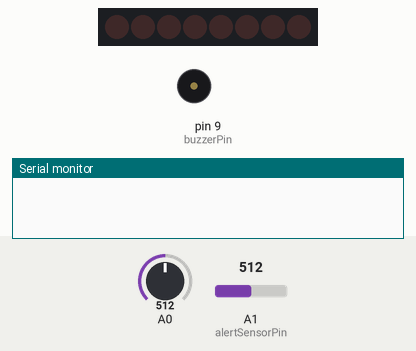
Recording of a sketch running on a simulated Arduino Uno, built with avr-gcc and run on an emulated ATmega328P. On the bench: 8 shift-register outputs drawn as a row of LEDs (first output left, lit = HIGH), buzzer (waves = sounding), the last lines printed to the serial monitor. Wiring (inferred from the names in the program): shift register (74HC595): data pin 2; shift clock pin 3; latch pin 4. Wiring (inferred from the signals the program sends): row of LEDs: on Q0, Q1, Q2, Q3, Q4, Q5, Q6, Q7. Inputs (shaded band) come from the test bench; at power-on: A0 = 512, A1 (alertSensorPin) = 512.

Above: at 1.3 s.
1.4 s: A0 set to 716
At 10.4 s:
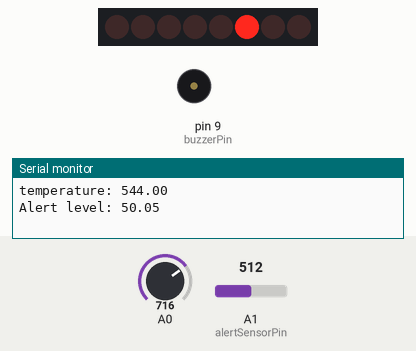
11.6 s: A0 set to 900
At 20.6 s:
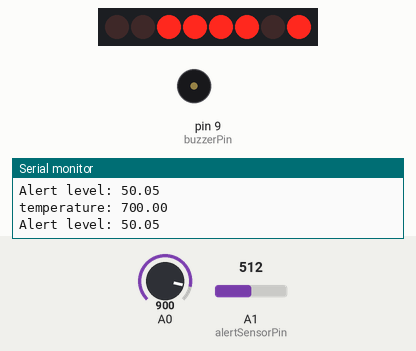
21.6 s: A0 set to 1023
At 30.8 s:
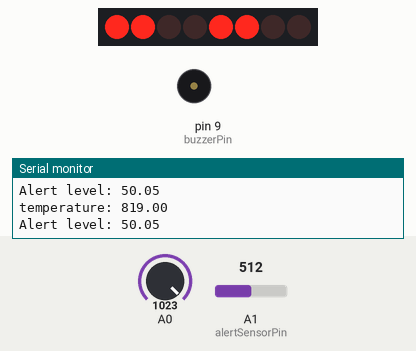
31.6 s: A0 set to 511
At 41.0 s:
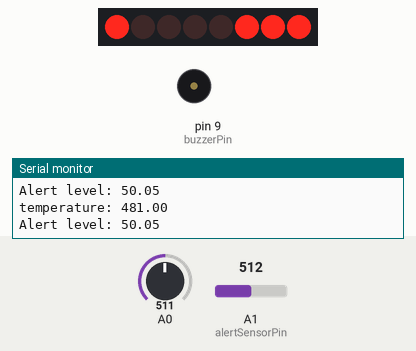
41.6 s: A0 set to 306
At 51.1 s:
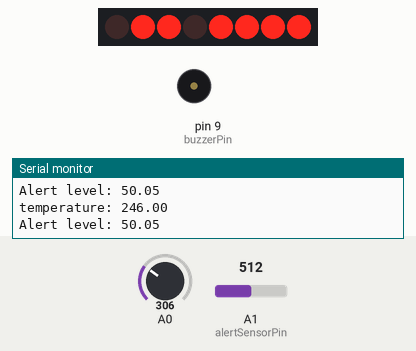
51.6 s: A0 set to 122
At 61.3 s:
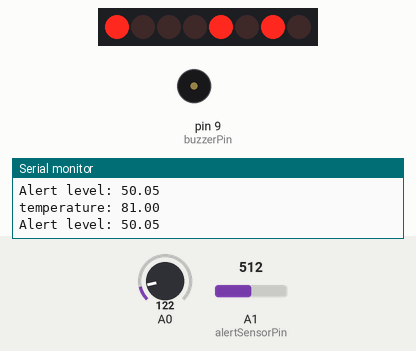
Timing chart, 0 to 71.5 s (numbered marks = the images above; inputs shaded):
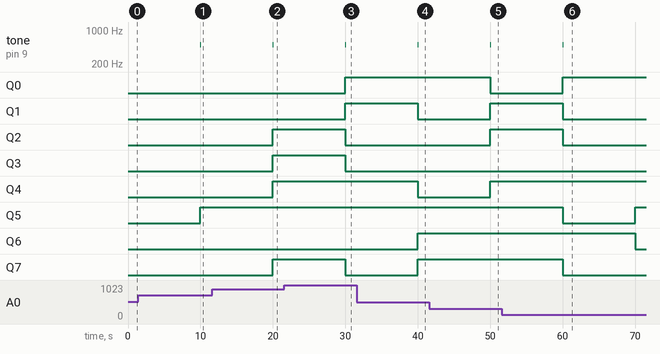

The sketch:

temperature_display.ino
```cpp
// Binary Temperature Display

const int temperaturePin = 0;
const int alertSensorPin = 1;

const int datapin = 2;
const int clockpin = 3;
const int latchpin = 4;

const int buzzerPin = 9;

const int measureDuration = 10000;
const int measureReadings = 20;

void setup() {
  pinMode(datapin, OUTPUT);
  pinMode(clockpin, OUTPUT);
  pinMode(latchpin, OUTPUT);

  Serial.begin(9600);
}

void loop() {
  int temperature = normalizedTemperature(measureDuration, measureReadings);
  displayTemperature(temperature);
  alertTemperature(temperature);
}

float normalizedTemperature(int period, int readings) {
  float total = 0;
  for(int i = 0; i < readings; i++) {
    total += readTemperature();
    delay(period / readings);
  }
  return total / readings;
}

float readTemperature() {
  return ((getVoltage(temperaturePin) - 0.5) * 100.0) * (9.0/5.0) + 32.0;
}

float getVoltage(int pin) {
  return (analogRead(pin) * 0.004882814);
}

void displayTemperature(float temperature) {
  Serial.print("temperature: ");
  Serial.println(temperature);

  shiftOut(datapin, clockpin, MSBFIRST, (int) temperature);

  digitalWrite(latchpin, HIGH);
  digitalWrite(latchpin, LOW);
}

void alertTemperature(float temperature) {
  float alertLevel = getAlertLevel();
  Serial.print("Alert level: ");
  Serial.println(alertLevel);
  if (temperature >= alertLevel) {
    tone(buzzerPin, 500, 100);
  }
}


float getAlertLevel() {
  return (analogRead(alertSensorPin) / 1023.0) * 100.0;
}
```

Measured:
- after the input at 51.6 s, tone on pin 9 (buzzerPin): goes on until 60.1 s, then stays silent
